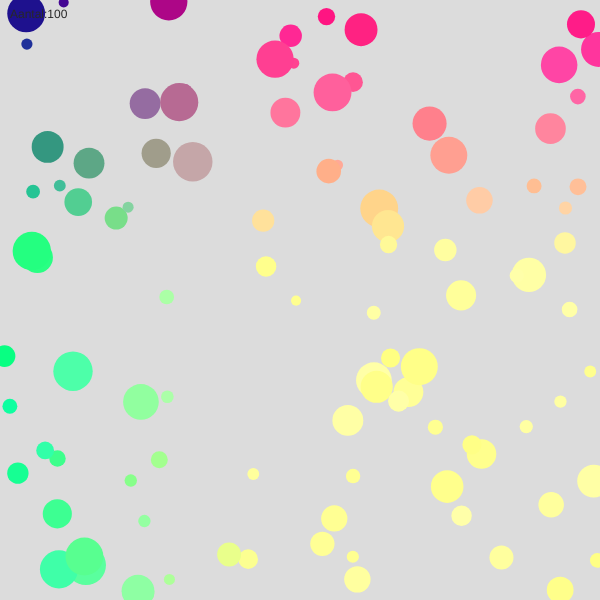
Frame 1 (no input)
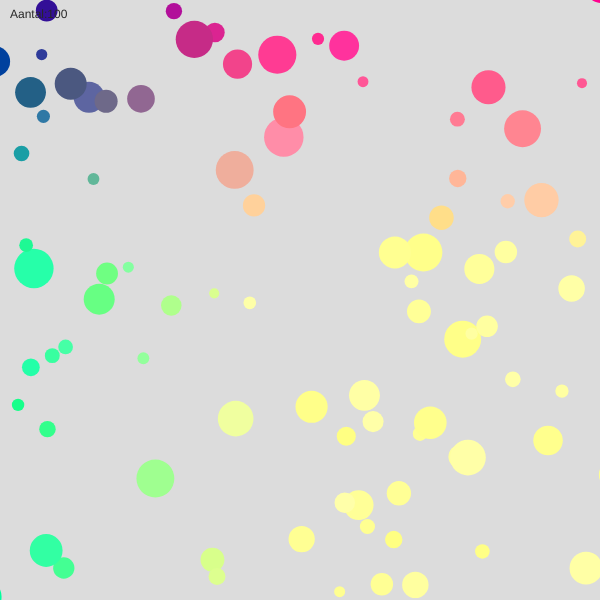
Frame 60 (no input)
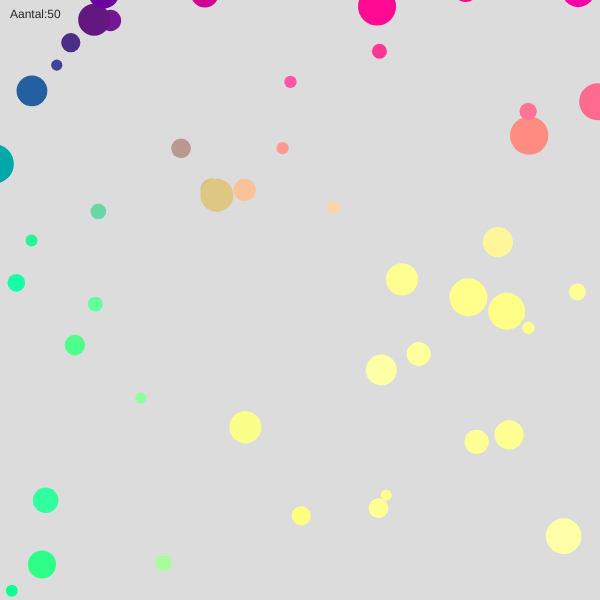
Frame 120 (the mouse pressed at the canvas centre since frame 60)

The p5.js sketch that drew these frames (run headless with seeded random() and noise() and a simulated clock; from frame 60 on, the mouse is pressed at the canvas centre):

// p5.js sketch
// ── sketch.js
let circles = [];
let aantal = 100;

function setup() {
  createCanvas(600, 600);
  noStroke();
  fill(60);

  for (let i = 0; i < aantal; i++) {
    circles.push({
      x: random(width),
      y: random(height),
      vx: random(-2, 2),
      vy: random(-2, 2),
      diameter: random(10, 40),
      color: random(128, 169)
    })
  }
  console.log(circles)
}

function draw() {
  background(220);
  updateBalls();
  drawBalls();
  drawInfo();
}

function updateBalls() {
  for (let i = 0; i < circles.length; i++) {
    let ball = circles[i]
    let { x, y, vx, vy, diameter, color } = ball

    ball.x += vx // is de snelheid en de x is de huidige positie
    ball.y += vy

    wrapAround(ball)
  }
}

function wrapAround(ball) {
  if (ball.x < -ball.diameter) ball.x = width + ball.diameter;
  if (ball.x > width + ball.diameter) ball.x = -ball.diameter;
  if (ball.y < -ball.diameter) ball.y = height + ball.diameter;
  if (ball.y > height + ball.diameter) ball.y = -ball.diameter;
}

function drawBalls() {
  for (let i = 0; i < circles.length; i++) {
    let ball = circles[i]
    let { x, y, vx, vy, diameter, color } = ball

    fill(x + 2 * 2, y + 2 * 2, color)
    circle(x, y, diameter)
  }
}

function drawInfo() {
  fill(40)
  textSize(12)
  text("Aantal:" + circles.length, 10, 18)
}

function mousePressed(){
  for(let i = 0; i < circles.length; i++) {
        circles.splice(i, 1)
    }
} // dit later ff checken
